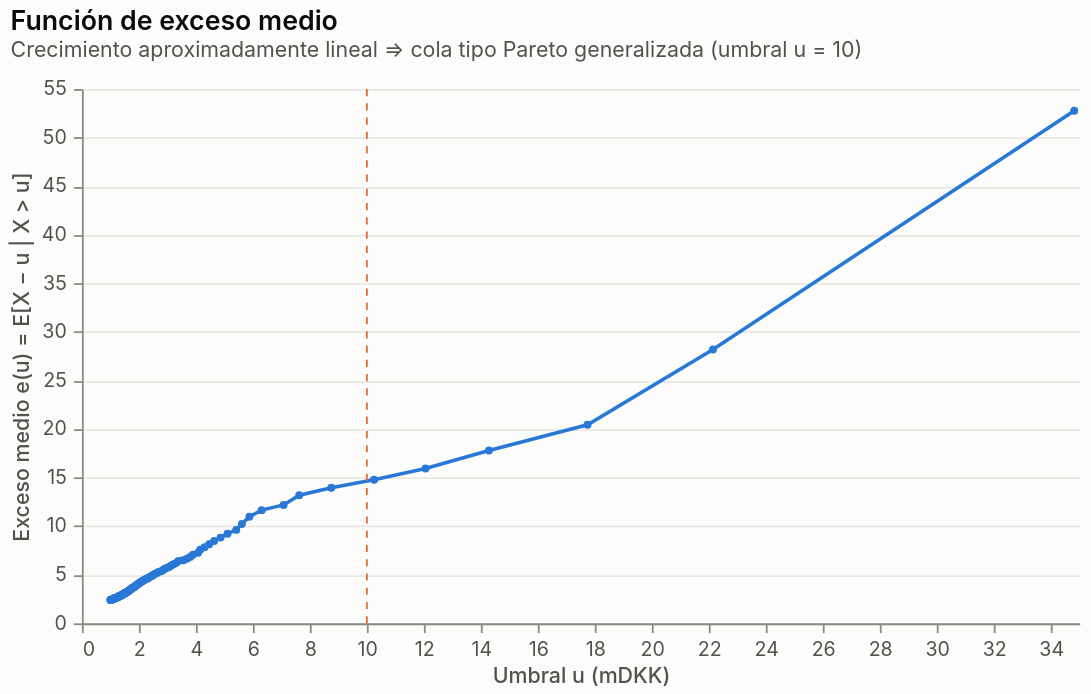

Source (notebook cell):
### Code cell
fig["04_exceso_medio"]

### Figure 1 — Vega-Lite specification as saved in the notebook (floating-point values rounded to 4 significant figures)
{"$schema": "https://vega.github.io/schema/vega-lite/v6.4.1.json", "config": {"axis": {"domainColor": "#8a8984", "gridColor": "#e9e8e4", "labelColor": "#52514e", "labelFontSize": 11, "labelPadding": 4, "tickColor": "#8a8984", "titleColor": "#52514e", "titleFontSize": 12, "titleFontWeight": 500}, "axisX": {"grid": false}, "background": "#fcfcfb", "bar": {"cornerRadiusEnd": 4}, "font": "Inter, Segoe UI, Helvetica, Arial, sans-serif", "legend": {"labelColor": "#52514e", "labelFontSize": 11, "labelLimit": 420, "orient": "top", "symbolStrokeWidth": 2, "titleColor": "#52514e", "titleFontSize": 11}, "line": {"strokeWidth": 2}, "point": {"filled": true, "size": 64}, "range": {"category": ["#2a78d6", "#eb6834", "#1baf7a"]}, "title": {"anchor": "start", "color": "#0b0b0b", "fontSize": 15, "fontWeight": 600, "offset": 10, "subtitleColor": "#52514e", "subtitleFontSize": 12}, "view": {"stroke": null}}, "datasets": {"data-6e4aebeee909e470e9196b311bb037fb": [{"u": 10.0}], "data-f0550ccfaf0e8eadd41fd697caed1f58": [{"e": 2.397, "n": 2156, "u": 1.0}, {"e": 2.401, "n": 2148, "u": 1.005}, {"e": 2.422, "n": 2120, "u": 1.016}, {"e": 2.428, "n": 2111, "u": 1.02}, {"e": 2.433, "n": 2094, "u": 1.034}, {"e": 2.441, "n": 2076, "u": 1.048}, {"e": 2.452, "n": 2058, "u": 1.058}, {"e": 2.468, "n": 2039, "u": 1.065}, {"e": 2.483, "n": 2020, "u": 1.073}, {"e": 2.491, "n": 2004, "u": 1.085}, {"e": 2.505, "n": 1981, "u": 1.1}, {"e": 2.516, "n": 1965, "u": 1.109}, {"e": 2.54, "n": 1943, "u": 1.113}, {"e": 2.548, "n": 1931, "u": 1.121}, {"e": 2.559, "n": 1913, "u": 1.135}, {"e": 2.575, "n": 1888, "u": 1.152}, {"e": 2.586, "n": 1876, "u": 1.157}, {"e": 2.603, "n": 1859, "u": 1.164}, {"e": 2.611, "n": 1841, "u": 1.181}, {"e": 2.623, "n": 1821, "u": 1.198}, {"e": 2.64, "n": 1804, "u": 1.206}, {"e": 2.654, "n": 1785, "u": 1.219}, {"e": 2.669, "n": 1763, "u": 1.238}, {"e": 2.682, "n": 1750, "u": 1.245}, {"e": 2.699, "n": 1732, "u": 1.256}, {"e": 2.718, "n": 1714, "u": 1.264}, {"e": 2.74, "n": 1696, "u": 1.271}, {"e": 2.758, "n": 1678, "u": 1.283}, {"e": 2.775, "n": 1658, "u": 1.299}, {"e": 2.788, "n": 1641, "u": 1.314}, {"e": 2.811, "n": 1623, "u": 1.323}, {"e": 2.833, "n": 1605, "u": 1.332}, {"e": 2.842, "n": 1587, "u": 1.354}, {"e": 2.867, "n": 1568, "u": 1.364}, {"e": 2.875, "n": 1551, "u": 1.388}, {"e": 2.907, "n": 1532, "u": 1.391}, {"e": 2.932, "n": 1513, "u": 1.403}, {"e": 2.947, "n": 1496, "u": 1.42}, {"e": 2.966, "n": 1478, "u": 1.438}, {"e": 3.004, "n": 1455, "u": 1.446}, {"e": 3.03, "n": 1434, "u": 1.464}, {"e": 3.043, "n": 1424, "u": 1.472}, {"e": 3.068, "n": 1406, "u": 1.486}, {"e": 3.098, "n": 1386, "u": 1.5}, {"e": 3.118, "n": 1370, "u": 1.517}, {"e": 3.138, "n": 1352, "u": 1.537}, {"e": 3.167, "n": 1333, "u": 1.553}, {"e": 3.193, "n": 1315, "u": 1.57}, {"e": 3.228, "n": 1297, "u": 1.58}, {"e": 3.253, "n": 1279, "u": 1.601}, {"e": 3.284, "n": 1261, "u": 1.615}, {"e": 3.321, "n": 1238, "u": 1.639}, {"e": 3.346, "n": 1225, "u": 1.649}, {"e": 3.382, "n": 1207, "u": 1.663}, {"e": 3.421, "n": 1189, "u": 1.676}, {"e": 3.462, "n": 1170, "u": 1.69}, {"e": 3.502, "n": 1152, "u": 1.704}, {"e": 3.534, "n": 1134, "u": 1.728}, {"e": 3.575, "n": 1116, "u": 1.743}, {"e": 3.621, "n": 1096, "u": 1.763}, {"e": 3.656, "n": 1080, "u": 1.78}, {"e": 3.699, "n": 1062, "u": 1.799}, {"e": 3.736, "n": 1044, "u": 1.826}, {"e": 3.777, "n": 1026, "u": 1.85}, {"e": 3.831, "n": 1007, "u": 1.867}, {"e": 3.874, "n": 989, "u": 1.894}, {"e": 3.933, "n": 971, "u": 1.906}, {"e": 3.98, "n": 953, "u": 1.933}, {"e": 4.032, "n": 935, "u": 1.958}, {"e": 4.087, "n": 917, "u": 1.982}, {"e": 4.137, "n": 899, "u": 2.013}, {"e": 4.208, "n": 878, "u": 2.041}, {"e": 4.253, "n": 863, "u": 2.068}, {"e": 4.303, "n": 844, "u": 2.114}, {"e": 4.376, "n": 826, "u": 2.134}, {"e": 4.438, "n": 808, "u": 2.17}, {"e": 4.5, "n": 790, "u": 2.209}, {"e": 4.571, "n": 772, "u": 2.242}, {"e": 4.615, "n": 754, "u": 2.306}, {"e": 4.698, "n": 736, "u": 2.336}, {"e": 4.773, "n": 718, "u": 2.378}, {"e": 4.84, "n": 700, "u": 2.433}, {"e": 4.919, "n": 681, "u": 2.488}, {"e": 5.019, "n": 663, "u": 2.521}, {"e": 5.105, "n": 645, "u": 2.574}, {"e": 5.19, "n": 627, "u": 2.635}, {"e": 5.3, "n": 608, "u": 2.687}, {"e": 5.357, "n": 591, "u": 2.781}, {"e": 5.465, "n": 573, "u": 2.84}, {"e": 5.585, "n": 555, "u": 2.896}, {"e": 5.693, "n": 537, "u": 2.973}, {"e": 5.813, "n": 518, "u": 3.061}, {"e": 5.947, "n": 500, "u": 3.134}, {"e": 6.087, "n": 482, "u": 3.215}, {"e": 6.227, "n": 464, "u": 3.31}, {"e": 6.413, "n": 445, "u": 3.387}, {"e": 6.494, "n": 428, "u": 3.558}, {"e": 6.648, "n": 410, "u": 3.686}, {"e": 6.838, "n": 392, "u": 3.798}, {"e": 7.068, "n": 374, "u": 3.895}, {"e": 7.261, "n": 355, "u": 4.076}, {"e": 7.571, "n": 337, "u": 4.151}, {"e": 7.841, "n": 319, "u": 4.305}, {"e": 8.143, "n": 301, "u": 4.465}, {"e": 8.481, "n": 283, "u": 4.639}, {"e": 8.826, "n": 265, "u": 4.863}, {"e": 9.215, "n": 247, "u": 5.109}, {"e": 9.622, "n": 229, "u": 5.415}, {"e": 10.24, "n": 211, "u": 5.612}, {"e": 10.97, "n": 192, "u": 5.877}, {"e": 11.65, "n": 174, "u": 6.307}, {"e": 12.19, "n": 156, "u": 7.078}, {"e": 13.2, "n": 138, "u": 7.626}, {"e": 13.97, "n": 120, "u": 8.752}, {"e": 14.79, "n": 102, "u": 10.25}, {"e": 15.94, "n": 84, "u": 12.06}, {"e": 17.79, "n": 66, "u": 14.28}, {"e": 20.44, "n": 48, "u": 17.74}, {"e": 28.19, "n": 29, "u": 22.14}, {"e": 52.77, "n": 11, "u": 34.82}]}, "height": 300, "layer": [{"data": {"name": "data-f0550ccfaf0e8eadd41fd697caed1f58"}, "encoding": {"tooltip": [{"field": "u", "format": ".1f", "type": "quantitative"}, {"field": "e", "format": ".2f", "type": "quantitative"}, {"field": "n", "title": "excesos", "type": "quantitative"}], "x": {"field": "u", "title": "Umbral u (mDKK)", "type": "quantitative"}, "y": {"field": "e", "title": "Exceso medio e(u) = E[X − u | X > u]", "type": "quantitative"}}, "mark": {"color": "#2a78d6", "point": {"color": "#2a78d6", "size": 20}, "type": "line"}}, {"data": {"name": "data-6e4aebeee909e470e9196b311bb037fb"}, "encoding": {"x": {"field": "u", "type": "quantitative"}}, "mark": {"color": "#eb6834", "strokeDash": [4, 4], "type": "rule"}}], "title": {"subtitle": "Crecimiento aproximadamente lineal ⇒ cola tipo Pareto generalizada (umbral u = 10)", "text": "Función de exceso medio"}, "width": 560}
